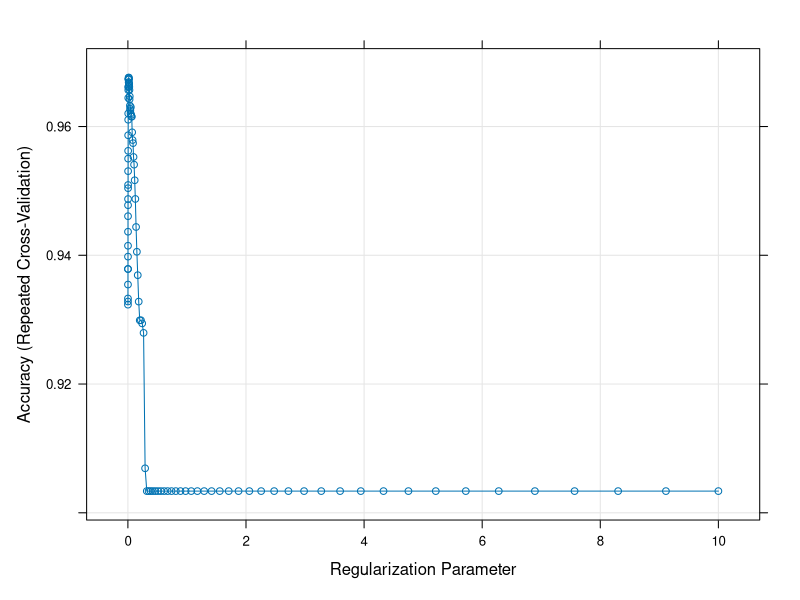

The R script that drew this image:
## ---- chunk 1
knitr::opts_chunk$set(echo = TRUE)
## ---- chunk 2
library(tidyverse)
library(caret)
library(stats)
## ---- chunk 3
setwd("C:/Users/chris/OneDrive/1PhD/Kurser-undervisning-supervision/Machine learning/R")
hcvdat0 <- read.csv("./hcvdat0.csv")

#Make outcome category a factor var
hcvdat0$Category<-as.factor(hcvdat0$Category)

#Collapse factor levels of outcome variable
hcvdat0$outcome.class<-fct_collapse(hcvdat0$Category, NED=c("0=Blood Donor","0s=suspect Blood Donor"), LiverDisease=c("1=Hepatitis", "2=Fibrosis", "3=Cirrhosis"))

#Drop category and ID variable and remove missings
hcvdat0$Category<-NULL
hcvdat0$X<-NULL
hcvdat0<-na.omit(hcvdat0)
## ---- chunk 4
#Finding correlated predictors
hcvdat.numeric<- hcvdat0 %>% dplyr::select(where(is.numeric))
correlations<-cor(hcvdat.numeric, use="complete.obs")
high.correlations<-findCorrelation(correlations, cutoff=0.4)

#Remove highly correlated features
new.data.low.corr<-hcvdat.numeric[,-high.correlations]

#Centering and Scaling
set.up.preprocess<-preProcess(hcvdat.numeric, method=c("center", "scale"))
#Output pre-processed values
transformed.vals<-predict(set.up.preprocess, hcvdat.numeric)

#Creating balanced partitions in the data
train.index<-createDataPartition(hcvdat0$outcome.class, p=0.7, list=FALSE)

hcvdat.train<-hcvdat0[train.index,]
hcvdat.test<-hcvdat0[-train.index,]


#Construct k-folds in your data
train.folds<-createFolds(hcvdat0$outcome.class, k=10, list=FALSE)

## ---- chunk 5

#See what caret can do!
names(getModelInfo())

modelLookup("rpart")
modelLookup("adaboost")

#Train Function: used for tuning of hyperparameters and choosing "optimal" model

#Use trainControl Function to set validation method and options (default is bootstrap)

#Perform 10-fold cross-validation
control.settings<-trainControl(method="cv", number=10)

#Perform repeated 10-fold cross-validation
control.settings.b<-trainControl(method="repeatedcv", number=10, repeats=10)

#Perform sampling to balance data
control.settings.c<-trainControl(method="repeatedcv", number=10, repeats=10, sampling="down")

#Train function can be used to implement different algorithms using method=

#Demonstration of LASSO Algorithm using glmnet

#modelLookup will specify hyperparameters

modelLookup("glmnet")

set.seed(123)

lasso <- train(
                outcome.class ~., 
                data = hcvdat.train, 
                method = "glmnet", 
                preProc=c("center", "scale"),
                trControl = control.settings.c)

lasso$results
confusionMatrix(lasso)

#Don't depend on defaults for hyperparameters. Add tuning grid for lambda and alpha (but set alpha to 1 for LASSO)
lambda<-10^seq(-3,1, length=100)
lambda.grid<-expand.grid(alpha=1, lambda=lambda)

#Incorporate tuneGrid into train function 
set.seed(123)

lasso.2 <- train(
                  outcome.class ~., 
                  data = hcvdat.train, 
                  method = "glmnet",
                  preProc=c("center", "scale"),
                  trControl = control.settings.c, tuneGrid = lambda.grid)

#Use plot to visualize tuning
plot(lasso.2)

#summaryFunction will allow calculation of sensitivity and specificity, classProbs= TRUE will allow the calculation of predicted probabilities

control.settings.d<-trainControl(method="repeatedcv", number=10, repeats=5, sampling="down", classProbs = TRUE, summaryFunction = twoClassSummary)

#Incorporate tuneGrid into train function and change evaluation metric to area under ROC curve
set.seed(123)
lasso.3 <- train(
                  outcome.class ~., 
                  data = hcvdat.train, 
                  method = "glmnet",
                  preProc=c("center", "scale"),
                  trControl = control.settings.d, 
                  tuneGrid = lambda.grid, metric="ROC")
lasso.3$results  
lasso.3$bestTune
confusionMatrix(lasso.3)

#The tolerance function could be used to find a less complex model based on (x-xbest)/xbestx 100, which is #the percent difference. For example, to select parameter values based on a 2% loss of performance:

whichTwoPct <- tolerance(lasso.3$results, metric = "ROC", 
                         tol = 2, maximize = TRUE) 

lasso.3$results[whichTwoPct,1:6]


## ---- chunk 6

test.outcome<-predict(lasso.3, hcvdat.test)

confusionMatrix(test.outcome, hcvdat.test$outcome, positive="LiverDisease")
## ---- chunk 7

